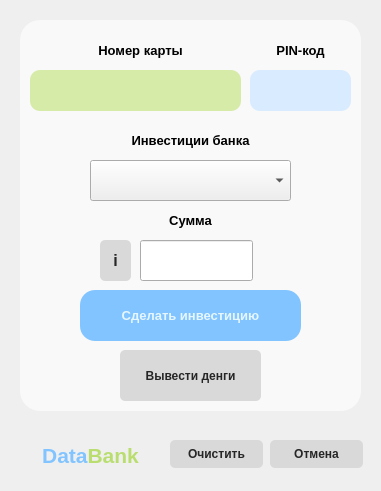
<?xml version="1.0" encoding="UTF-8"?>
<ui version="4.0">
 <class>InvestCreator</class>
 <widget class="QDialog" name="InvestCreator">
  <property name="geometry">
   <rect>
    <x>0</x>
    <y>0</y>
    <width>381</width>
    <height>491</height>
   </rect>
  </property>
  <property name="windowTitle">
   <string>Dialog</string>
  </property>
  <widget class="QLabel" name="label_7">
   <property name="geometry">
    <rect>
     <x>20</x>
     <y>440</y>
     <width>141</width>
     <height>31</height>
    </rect>
   </property>
   <property name="cursor">
    <cursorShape>CrossCursor</cursorShape>
   </property>
   <property name="text">
    <string>&lt;html&gt;&lt;head/&gt;&lt;body&gt;&lt;p align=&quot;center&quot;&gt;&lt;span style=&quot; font-size:16pt; font-weight:600; color:#81c4ff;&quot;&gt;Data&lt;/span&gt;&lt;span style=&quot; font-size:16pt; font-weight:600; color:#b9de6f;&quot;&gt;Bank&lt;/span&gt;&lt;/p&gt;&lt;/body&gt;&lt;/html&gt;</string>
   </property>
  </widget>
  <widget class="QPushButton" name="cancel">
   <property name="geometry">
    <rect>
     <x>270</x>
     <y>440</y>
     <width>93</width>
     <height>28</height>
    </rect>
   </property>
   <property name="cursor">
    <cursorShape>PointingHandCursor</cursorShape>
   </property>
   <property name="styleSheet">
    <string notr="true">QPushButton:hover{background: #ffafa5; border-radius: 5px; border: 0.2px solid #d7eba9; color: #ffffff; font-size: 9pt; font-weight: bold;}																
QPushButton{background: #d9d9d9; border-radius: 5px; color: #262626; font-size: 9pt; font-weight: bold;}</string>
   </property>
   <property name="text">
    <string>Отмена</string>
   </property>
  </widget>
  <widget class="QGroupBox" name="groupBox">
   <property name="geometry">
    <rect>
     <x>20</x>
     <y>20</y>
     <width>341</width>
     <height>391</height>
    </rect>
   </property>
   <property name="styleSheet">
    <string notr="true">QGroupBox{background: #F9F9F9;
border-radius: 20px;}
</string>
   </property>
   <property name="title">
    <string/>
   </property>
   <widget class="QLineEdit" name="pin">
    <property name="geometry">
     <rect>
      <x>230</x>
      <y>50</y>
      <width>101</width>
      <height>41</height>
     </rect>
    </property>
    <property name="styleSheet">
     <string notr="true">background: #d9ebff;
border-radius: 10px;
</string>
    </property>
    <property name="text">
     <string/>
    </property>
    <property name="maxLength">
     <number>4</number>
    </property>
    <property name="echoMode">
     <enum>QLineEdit::Password</enum>
    </property>
    <property name="clearButtonEnabled">
     <bool>false</bool>
    </property>
   </widget>
   <widget class="QLineEdit" name="cardNumber">
    <property name="geometry">
     <rect>
      <x>10</x>
      <y>50</y>
      <width>211</width>
      <height>41</height>
     </rect>
    </property>
    <property name="styleSheet">
     <string notr="true">background: #d7eba9;
border-radius: 10px;
</string>
    </property>
    <property name="maxLength">
     <number>16</number>
    </property>
   </widget>
   <widget class="QLabel" name="label_4">
    <property name="geometry">
     <rect>
      <x>0</x>
      <y>10</y>
      <width>241</width>
      <height>41</height>
     </rect>
    </property>
    <property name="text">
     <string>&lt;html&gt;&lt;head/&gt;&lt;body&gt;&lt;p align=&quot;center&quot;&gt;&lt;span style=&quot; font-size:10pt; font-weight:600;&quot;&gt;Номер карты&lt;/span&gt;&lt;/p&gt;&lt;/body&gt;&lt;/html&gt;</string>
    </property>
    <property name="alignment">
     <set>Qt::AlignCenter</set>
    </property>
   </widget>
   <widget class="QLabel" name="label_5">
    <property name="geometry">
     <rect>
      <x>160</x>
      <y>10</y>
      <width>241</width>
      <height>41</height>
     </rect>
    </property>
    <property name="text">
     <string>&lt;html&gt;&lt;head/&gt;&lt;body&gt;&lt;p align=&quot;center&quot;&gt;&lt;span style=&quot; font-size:10pt; font-weight:600;&quot;&gt;PIN-код&lt;/span&gt;&lt;/p&gt;&lt;/body&gt;&lt;/html&gt;</string>
    </property>
    <property name="alignment">
     <set>Qt::AlignCenter</set>
    </property>
   </widget>
   <widget class="QComboBox" name="comboBox">
    <property name="geometry">
     <rect>
      <x>70</x>
      <y>140</y>
      <width>201</width>
      <height>41</height>
     </rect>
    </property>
   </widget>
   <widget class="QLabel" name="label_6">
    <property name="geometry">
     <rect>
      <x>50</x>
      <y>100</y>
      <width>241</width>
      <height>41</height>
     </rect>
    </property>
    <property name="text">
     <string>&lt;html&gt;&lt;head/&gt;&lt;body&gt;&lt;p align=&quot;center&quot;&gt;&lt;span style=&quot; font-size:10pt; font-weight:600;&quot;&gt;Инвестиции банка&lt;/span&gt;&lt;/p&gt;&lt;/body&gt;&lt;/html&gt;</string>
    </property>
    <property name="alignment">
     <set>Qt::AlignCenter</set>
    </property>
   </widget>
   <widget class="QPushButton" name="createButton">
    <property name="geometry">
     <rect>
      <x>60</x>
      <y>270</y>
      <width>221</width>
      <height>51</height>
     </rect>
    </property>
    <property name="styleSheet">
     <string notr="true">QPushButton{background: #81C4FF; border-radius: 15px; color: #e6f6ff; font-size: 10pt; font-weight: bold;} 
QPushButton:hover{background: #e6f6ff; border-radius: 15px; color: #81C4FF; font-size: 10pt; font-weight: bold;}</string>
    </property>
    <property name="text">
     <string>Сделать инвестицию</string>
    </property>
   </widget>
   <widget class="QLineEdit" name="sum">
    <property name="geometry">
     <rect>
      <x>120</x>
      <y>220</y>
      <width>113</width>
      <height>41</height>
     </rect>
    </property>
   </widget>
   <widget class="QLabel" name="label_8">
    <property name="geometry">
     <rect>
      <x>50</x>
      <y>180</y>
      <width>241</width>
      <height>41</height>
     </rect>
    </property>
    <property name="text">
     <string>&lt;html&gt;&lt;head/&gt;&lt;body&gt;&lt;p align=&quot;center&quot;&gt;&lt;span style=&quot; font-size:10pt; font-weight:600;&quot;&gt;Сумма&lt;/span&gt;&lt;/p&gt;&lt;/body&gt;&lt;/html&gt;</string>
    </property>
    <property name="alignment">
     <set>Qt::AlignCenter</set>
    </property>
   </widget>
   <widget class="QPushButton" name="pushButton">
    <property name="geometry">
     <rect>
      <x>80</x>
      <y>220</y>
      <width>31</width>
      <height>41</height>
     </rect>
    </property>
    <property name="styleSheet">
     <string notr="true">QPushButton:hover{background: #ebc834; border-radius: 5px; border: 0.2px solid #d7eba9; color: #ffffff; font-size: 12pt; font-weight: bold;}																
QPushButton{background: #d9d9d9; border-radius: 5px; color: #262626; font-size: 12pt; font-weight: bold;}</string>
    </property>
    <property name="text">
     <string>i</string>
    </property>
   </widget>
   <widget class="QPushButton" name="createButton_2">
    <property name="geometry">
     <rect>
      <x>100</x>
      <y>330</y>
      <width>141</width>
      <height>51</height>
     </rect>
    </property>
    <property name="styleSheet">
     <string notr="true">QPushButton:hover{background: #ffafa5; border-radius: 5px; border: 0.2px solid #d7eba9; color: #ffffff; font-size: 9pt; font-weight: bold;}																
QPushButton{background: #d9d9d9; border-radius: 5px; color: #262626; font-size: 9pt; font-weight: bold;}</string>
    </property>
    <property name="text">
     <string>Вывести денги</string>
    </property>
   </widget>
  </widget>
  <widget class="QPushButton" name="cancel_2">
   <property name="geometry">
    <rect>
     <x>170</x>
     <y>440</y>
     <width>93</width>
     <height>28</height>
    </rect>
   </property>
   <property name="cursor">
    <cursorShape>PointingHandCursor</cursorShape>
   </property>
   <property name="styleSheet">
    <string notr="true">QPushButton:hover{background: #ebc834; border-radius: 5px; border: 0.2px solid #d7eba9; color: #ffffff; font-size: 9pt; font-weight: bold;}																
QPushButton{background: #d9d9d9; border-radius: 5px; color: #262626; font-size: 9pt; font-weight: bold;}</string>
   </property>
   <property name="text">
    <string>Очистить</string>
   </property>
  </widget>
 </widget>
 <resources/>
 <connections/>
</ui>
